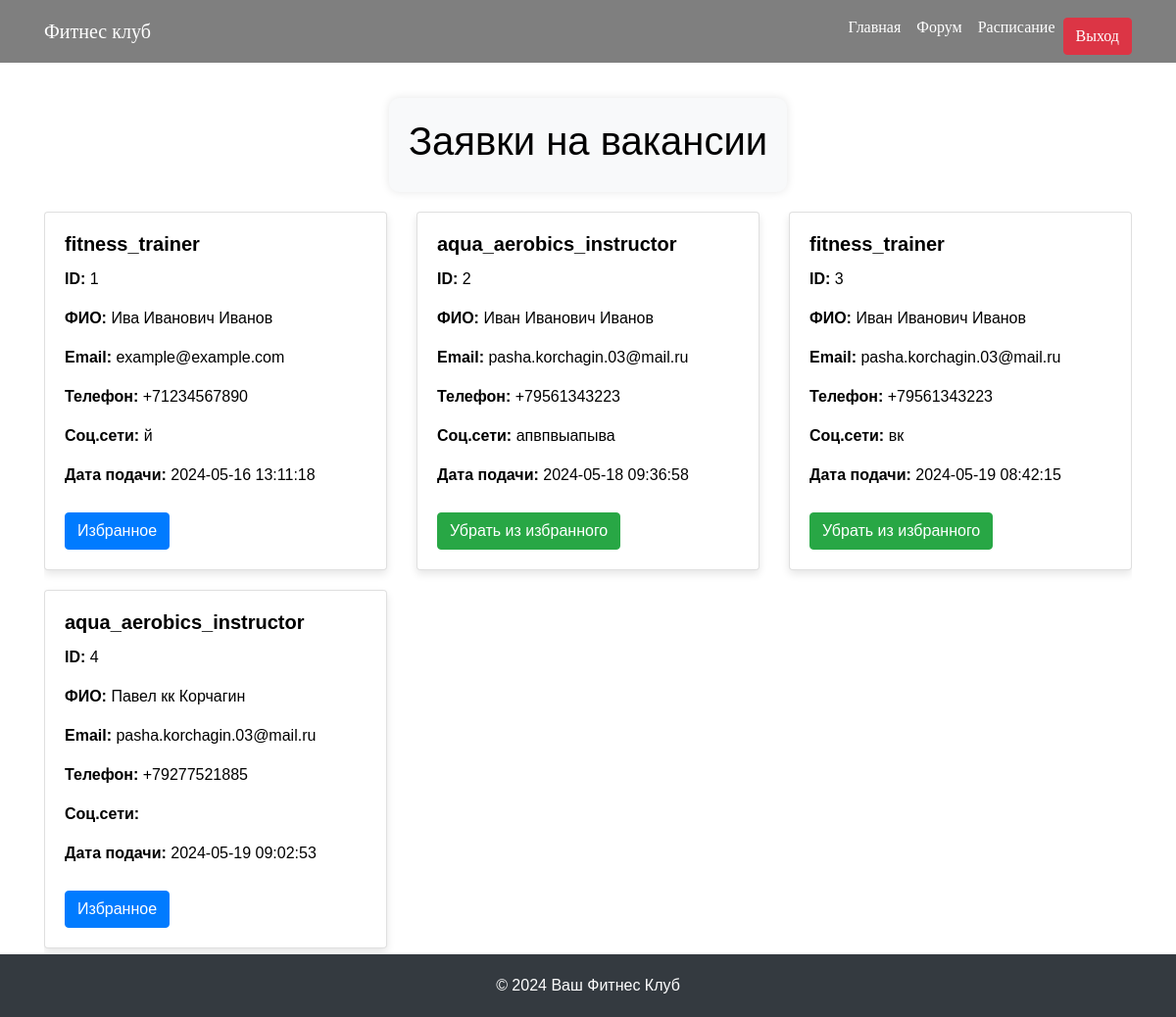
The app's page /admin_page.php with its own data.
### tables this page shows
CREATE TABLE `Applications` (
  `id` int NOT NULL,
  `vacancyTitle` varchar(255) NOT NULL,
  `fullName` varchar(255) NOT NULL,
  `email` varchar(255) NOT NULL,
  `phone` varchar(20) NOT NULL,
  `resume` text NOT NULL,
  `uploaded_file_id` int DEFAULT NULL,
  `applicationDate` timestamp NULL DEFAULT CURRENT_TIMESTAMP,
  `favorite` tinyint(1) DEFAULT '0'
);

### admin_page.php (the view, shortened to what this page needs)
<?php
$servername = "localhost";
$username = "root";
$password = "";
$dbname = "FITDatabase";
$conn = new mysqli($servername, $username, $password, $dbname);
$sql = "SELECT id, vacancyTitle, fullName, email, phone, resume, applicationDate, favorite FROM Applications";
$result = $conn->query($sql);
?>
<!DOCTYPE html>
<html lang="ru">
<head>
    <link href="https://stackpath.bootstrapcdn.com/bootstrap/4.5.2/css/bootstrap.min.css" rel="stylesheet">
</head>
<body>
    <nav class="navbar navbar-expand-md navbar-light fixed-top bg-transparent">
        <div class="container">
            <a class="navbar-brand" href="#">Фитнес клуб</a>
            <div class="collapse navbar-collapse" id="navbarNav">
                <ul class="navbar-nav ml-auto">
                    <li class="nav-item"><a class="nav-link" href="index.php">Главная</a></li>
                    <li class="nav-item"><a class="nav-link" href="admi_page.php">Форум</a></li>
                    <li class="nav-item"><a class="nav-link" href="admin.php">Расписание</a></li>
                    <li class="nav-item">
                        <form method="post">
                            <button type="submit" class="btn btn-danger" name="logout">Выход</button>
                        </form>
                    </li>
                </ul>
            </div>
        </div>
    </nav>
    <div class="container mt-5">
        <div class="centered-cards">
            <div class="form-card">
                <h1 class="text-center">Заявки на вакансии</h1>
            </div>
        </div>
        <div class="scrollable">
            <div class="row">
                <?php
                if ($result->num_rows > 0) {
                    while($row = $result->fetch_assoc()) {
                        echo "<div class='col-md-4'>";
                        echo "<div class='card'>";
                        echo "<div class='card-body'>";
                        echo "<h5 class='card-title'>" . $row["vacancyTitle"] . "</h5>";
                        echo "<p class='card-text'><strong>ID:</strong> " . $row["id"] . "</p>";
                        echo "<p class='card-text'><strong>ФИО:</strong> " . $row["fullName"] . "</p>";
                        echo "<p class='card-text'><strong>Email:</strong> " . $row["email"] . "</p>";
                        echo "<p class='card-text'><strong>Телефон:</strong> " . $row["phone"] . "</p>";
                        echo "<p class='card-text'><strong>Соц.сети:</strong> " . $row["resume"] . "</p>";
                        echo "<p class='card-text'><strong>Дата подачи:</strong> " . $row["applicationDate"] . "</p>";
                        echo "<form method='post'>";
                        if ($row["favorite"] == 1) {
                            echo "<button type='submit' class='btn btn-success favoriteBtn' name='removeFavorite' value='" . $row["id"] . "'>Убрать из избранного</button>";
                        } else {
                            echo "<button type='submit' class='btn btn-primary favoriteBtn' name='favorite' value='" . $row["id"] . "'>Избранное</button>";
                        }
                        echo "</form>";
                        echo "</div>";
                        echo "</div>";
                        echo "</div>";
                    }
                } else {
                    echo "<p>Нет заявок на вакансии.</p>";
                }
                ?>
            </div>
        </div>
    </div>
    <footer class="footer">
        <div class="container">
            <span>© 2024 Ваш Фитнес Клуб</span>
        </div>
    </footer>
</body>
</html>

### admin_page.php (style rules this page uses)
body { background-image: url('да_out.jpg'); background-repeat: no-repeat; background-size: cover; color: black; font-family: Arial, sans-serif; overflow-x: hidden; }
.card { margin-bottom: 20px; box-shadow: 0 4px 8px rgba(0,0,0,0.1); cursor: pointer; transition: transform 0.2s; }
.card-body { padding: 20px; }
.card-title { font-size: 1.25rem; font-weight: bold; margin-bottom: 0.75rem; }
.card-text { font-size: 1rem; }
.btn { margin-top: 10px; }
.navbar { background-color: rgba(0, 0, 0, 0.5) !important; font-family: 'Butcherman', cursive; }
.navbar-brand { color: white !important; display: inline; }
.navbar-nav .nav-link { font-family: 'Butcherman', cursive; color: white !important; }
.footer { position: fixed; bottom: 0; width: 100%; background-color: #343a40; color: white; text-align: center; padding: 20px 0; }
.scrollable { max-height: 80vh; overflow-y: auto; margin-bottom: 50px; }
.centered-cards { display: flex; justify-content: center; align-items: center; flex-wrap: wrap; }
.form-card { max-width: 500px; margin: 0 auto; background-color: #f8f9fa; padding: 20px; border-radius: 10px; box-shadow: 0 0 10px rgba(0, 0, 0, 0.1); margin-bottom: 20px; }
.centered-cards { display: flex; justify-content: center; align-items: center; flex-wrap: wrap; margin-top: 100px; }

### records on screen
applications: vacancyTitle "fitness_trainer", id "1", fullName "Ива Иванович Иванов", email "example@example.com", phone "+71234567890", resume "й", applicationDate "2024-05-16 13:11:18"
applications: vacancyTitle "aqua_aerobics_instructor", id "2", fullName "Иван Иванович Иванов", email "pasha.korchagin.03@mail.ru", phone "+79561343223", resume "апвпвыапыва", applicationDate "2024-05-18 09:36:58"
applications: vacancyTitle "fitness_trainer", id "3", fullName "Иван Иванович Иванов", email "pasha.korchagin.03@mail.ru", phone "+79561343223", resume "вк", applicationDate "2024-05-19 08:42:15"
applications: vacancyTitle "aqua_aerobics_instructor", id "4", fullName "Павел кк Корчагин", email "pasha.korchagin.03@mail.ru", phone "+79277521885", applicationDate "2024-05-19 09:02:53"
